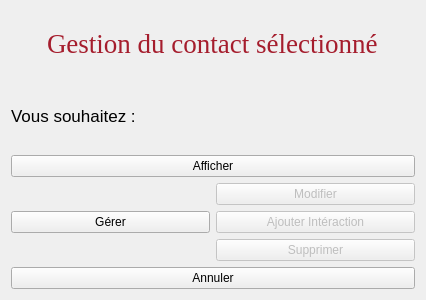
<?xml version="1.0" encoding="UTF-8"?>
<ui version="4.0">
 <class>FormContact</class>
 <widget class="QWidget" name="FormContact">
  <property name="geometry">
   <rect>
    <x>0</x>
    <y>0</y>
    <width>426</width>
    <height>300</height>
   </rect>
  </property>
  <property name="windowTitle">
   <string>FormContact</string>
  </property>
  <layout class="QVBoxLayout" name="verticalLayout">
   <item alignment="Qt::AlignHCenter">
    <widget class="QLabel" name="label">
     <property name="font">
      <font>
       <family>Tinos</family>
       <pointsize>20</pointsize>
      </font>
     </property>
     <property name="text">
      <string>&lt;html&gt;&lt;head/&gt;&lt;body&gt;&lt;p&gt;&lt;span style=&quot; color:#a51d2d;&quot;&gt;Gestion du contact sélectionné&lt;/span&gt;&lt;/p&gt;&lt;/body&gt;&lt;/html&gt;</string>
     </property>
    </widget>
   </item>
   <item>
    <widget class="QLabel" name="label_2">
     <property name="font">
      <font>
       <pointsize>13</pointsize>
      </font>
     </property>
     <property name="text">
      <string>Vous souhaitez : </string>
     </property>
    </widget>
   </item>
   <item>
    <widget class="QPushButton" name="pushButtonAfficher">
     <property name="text">
      <string>Afficher</string>
     </property>
    </widget>
   </item>
   <item>
    <layout class="QHBoxLayout" name="horizontalLayout">
     <item>
      <widget class="QPushButton" name="pushButtonGerer">
       <property name="text">
        <string>Gérer</string>
       </property>
      </widget>
     </item>
     <item>
      <layout class="QVBoxLayout" name="verticalLayout_2">
       <item>
        <widget class="QPushButton" name="pushButtonModifier">
         <property name="enabled">
          <bool>false</bool>
         </property>
         <property name="text">
          <string>Modifier</string>
         </property>
        </widget>
       </item>
       <item>
        <widget class="QPushButton" name="pushButtonAjouteInter">
         <property name="enabled">
          <bool>false</bool>
         </property>
         <property name="text">
          <string>Ajouter Intéraction</string>
         </property>
        </widget>
       </item>
       <item>
        <widget class="QPushButton" name="pushButtonSupprimer">
         <property name="enabled">
          <bool>false</bool>
         </property>
         <property name="text">
          <string>Supprimer</string>
         </property>
        </widget>
       </item>
      </layout>
     </item>
    </layout>
   </item>
   <item>
    <widget class="QPushButton" name="pushButtonAnnuler">
     <property name="text">
      <string>Annuler</string>
     </property>
    </widget>
   </item>
  </layout>
 </widget>
 <resources/>
 <connections>
  <connection>
   <sender>pushButtonAnnuler</sender>
   <signal>clicked()</signal>
   <receiver>FormContact</receiver>
   <slot>close()</slot>
   <hints>
    <hint type="sourcelabel">
     <x>91</x>
     <y>279</y>
    </hint>
    <hint type="destinationlabel">
     <x>92</x>
     <y>304</y>
    </hint>
   </hints>
  </connection>
 </connections>
</ui>
